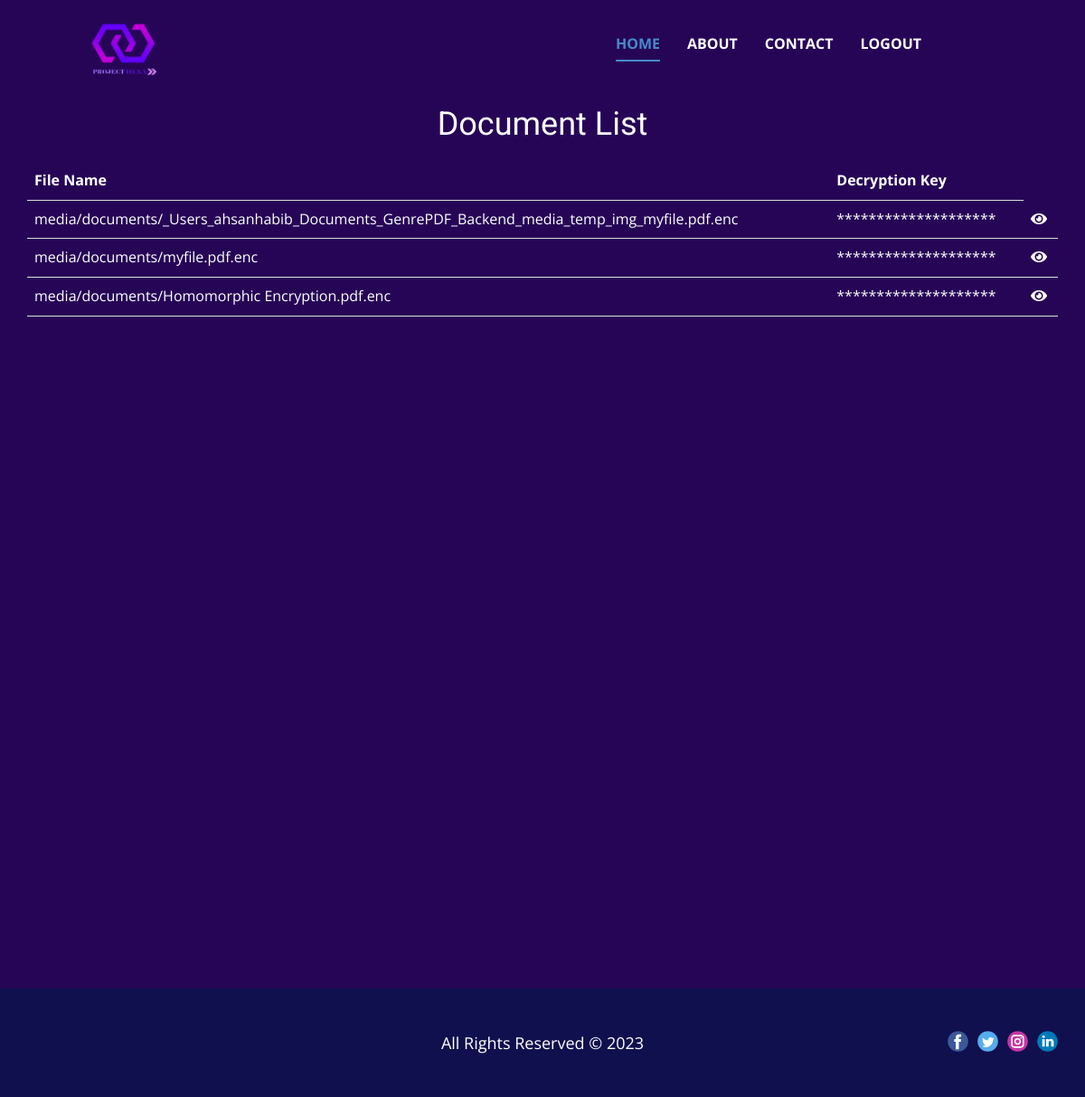
/owner/documentList/ (signed in), run on the app's committed database.
### Owner/models.py (models this page shows, shortened)
class Document(models.Model):
    owner = models.ForeignKey(User, on_delete=models.CASCADE)
    file = models.FileField(upload_to='documents/')
    key = models.CharField(max_length=200,default='')

### Owner/views.py (the view)
# urls.py: path('documentList/', views.document_list),
def document_list(request):
    documents = Document.objects.filter(owner=request.user)
    return render(request, 'document_list.html', {'documents': documents})

### Templates/document_list.html (shortened to what this page needs)
{% load static %}
<!DOCTYPE html>
<html style="font-size: 16px;" lang="en"><head>
    <link rel="stylesheet" type="text/css" href="{% static 'css/OwnerHome.css' %} ">
    <link rel="stylesheet" type="text/css" href="{% static 'css/nicepage.css' %} ">
    <link rel="stylesheet" href="https://cdnjs.cloudflare.com/ajax/libs/font-awesome/5.15.3/css/all.min.css" />
  <meta data-intl-tel-input-cdn-path="intlTelInput/"></head>
  <body class="u-body u-xl-mode" data-lang="en"><header class="u-clearfix u-custom-color-6 u-header u-sticky u-sticky-a762 u-header" id="sec-72a6" data-href="https://nicepage.com"><div class="u-clearfix u-sheet u-sheet-1">
        <a href="{% url 'owner' %}" class="u-hover-feature u-image u-logo u-image-1" data-image-width="500" data-image-height="500" data-animation-name="customAnimationIn" data-animation-duration="1000">
          <img src="{% static 'images/Copy_of_Blockchain_Network_Logo__1_-removebg-preview.png' %}" class="u-logo-image u-logo-image-1">
        </a>
        <nav class="u-menu u-menu-one-level u-offcanvas u-menu-1" data-responsive-from="MD">
          <div class="u-custom-menu u-nav-container">
            <ul class="u-nav u-spacing-30 u-unstyled u-nav-1"><li class="u-nav-item"><a class="u-border-2 u-border-active-palette-1-base u-border-hover-palette-1-base u-border-no-left u-border-no-right u-border-no-top u-button-style u-nav-link u-text-active-palette-1-base u-text-body-alt-color u-text-hover-palette-4-base" href="{% url 'owner' %}" style="padding: 10px 0px;">Home</a>
</li><li class="u-nav-item"><a class="u-border-2 u-border-active-palette-1-base u-border-hover-palette-1-base u-border-no-left u-border-no-right u-border-no-top u-button-style u-nav-link u-text-active-palette-1-base u-text-body-alt-color u-text-hover-palette-4-base" href="{% url 'about' %}" style="padding: 10px 0px;">About</a>
</li><li class="u-nav-item"><a class="u-border-2 u-border-active-palette-1-base u-border-hover-palette-1-base u-border-no-left u-border-no-right u-border-no-top u-button-style u-nav-link u-text-active-palette-1-base u-text-body-alt-color u-text-hover-palette-4-base" href="{% url 'contact' %}" style="padding: 10px 0px;">Contact</a>
</li><li class="u-nav-item"><a class="u-border-2 u-border-active-palette-1-base u-border-hover-palette-1-base u-border-no-left u-border-no-right u-border-no-top u-button-style u-nav-link u-text-active-palette-1-base u-text-body-alt-color u-text-hover-palette-4-base" style="padding: 10px 0px;"  href="{% url 'home' %}">Logout</a>
</li></ul>
          </div>
        </nav>
      </div></header>
    <section class="u-align-center u-clearfix u-custom-color-6 u-section-1" src="" id="sec-d275">
      <div class="u-clearfix u-sheet u-sheet-1">
        <h3>Document List</h3>
        {% if documents %}
            <table>
                <tr>
                    <th>File Name</th>
                    <th>Decryption Key</th>
                </tr>
                {% for document in documents %}
                    <tr>
                        <td>{{ document.file.name }}</td>
                        <td id="star_{{ forloop.counter }}">********************</td>
                        <td><i id="eyeIcon_{{ forloop.counter }}" class="fas fa-eye toggle-icon"></i></td>
                    </tr>
                {% endfor %}
            </table>
        {% else %}
            <p>No documents available.</p>
        {% endif %}
     </div>
    </section>
    <footer class="u-align-center-md u-align-center-sm u-align-center-xs u-clearfix u-custom-color-5 u-footer" id="sec-dd1e"><div class="u-clearfix u-sheet u-sheet-1">
        <div class="u-align-left u-social-icons u-spacing-10 u-social-icons-1">
          <a class="u-social-url" title="facebook" target="_blank" href=""><span class="u-icon u-social-facebook u-social-icon u-icon-1"><svg class="u-svg-link" preserveAspectRatio="xMidYMin slice" viewBox="0 0 112 112" style=""><use xmlns:xlink="http://www.w3.org/1999/xlink" xlink:href="#svg-5e6e"></use></svg></span>
          </a>
          <a class="u-social-url" title="twitter" target="_blank" href=""><span class="u-icon u-social-icon u-social-twitter u-icon-2"><svg class="u-svg-link" preserveAspectRatio="xMidYMin slice" viewBox="0 0 112 112" style=""><use xmlns:xlink="http://www.w3.org/1999/xlink" xlink:href="#svg-84d1"></use></svg></span>
          </a>
          <a class="u-social-url" title="instagram" target="_blank" href=""><span class="u-icon u-social-icon u-social-instagram u-icon-3"><svg class="u-svg-link" preserveAspectRatio="xMidYMin slice" viewBox="0 0 112 112" style=""><use xmlns:xlink="http://www.w3.org/1999/xlink" xlink:href="#svg-bbd5"></use></svg></span>
          </a>
          <a class="u-social-url" title="linkedin" target="_blank" href=""><span class="u-icon u-social-icon u-social-linkedin u-icon-4"><svg class="u-svg-link" preserveAspectRatio="xMidYMin slice" viewBox="0 0 112 112" style=""><use xmlns:xlink="http://www.w3.org/1999/xlink" xlink:href="#svg-51a9"></use></svg></span>
          </a>
        </div>
        <p class="u-align-center-lg u-align-center-md u-align-center-xl u-text u-text-1">All Rights Reserved © 2023</p>
      </div></footer>
</body></html>

### static/css/OwnerHome.css (style rules this page uses)
.u-section-1 { background-image: none; }
.u-section-1 .u-sheet-1 { min-height: 997px; }

### data on the page
Document: file.name "media/documents/_Users_ahsanhabib_Documents_GenrePDF_Backend_media_temp_img_myfile.pdf.enc"
Document: file.name "media/documents/myfile.pdf.enc"
Document: file.name "media/documents/Homomorphic Encryption.pdf.enc"
